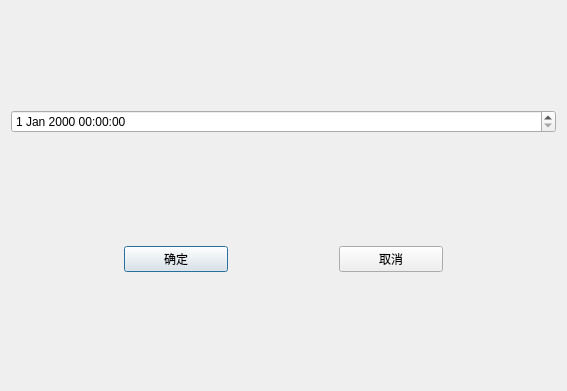
<?xml version="1.0" encoding="UTF-8"?>
<ui version="4.0">
 <class>timeEdie</class>
 <widget class="QDialog" name="timeEdie">
  <property name="geometry">
   <rect>
    <x>0</x>
    <y>0</y>
    <width>567</width>
    <height>391</height>
   </rect>
  </property>
  <property name="windowTitle">
   <string>更改时间</string>
  </property>
  <layout class="QVBoxLayout" name="verticalLayout">
   <item>
    <spacer name="verticalSpacer_2">
     <property name="orientation">
      <enum>Qt::Vertical</enum>
     </property>
     <property name="sizeHint" stdset="0">
      <size>
       <width>20</width>
       <height>40</height>
      </size>
     </property>
    </spacer>
   </item>
   <item>
    <widget class="QDateTimeEdit" name="dateTimeEdit"/>
   </item>
   <item>
    <spacer name="verticalSpacer">
     <property name="orientation">
      <enum>Qt::Vertical</enum>
     </property>
     <property name="sizeHint" stdset="0">
      <size>
       <width>20</width>
       <height>40</height>
      </size>
     </property>
    </spacer>
   </item>
   <item>
    <widget class="QWidget" name="widget" native="true">
     <layout class="QHBoxLayout" name="horizontalLayout">
      <item>
       <spacer name="horizontalSpacer_2">
        <property name="orientation">
         <enum>Qt::Horizontal</enum>
        </property>
        <property name="sizeHint" stdset="0">
         <size>
          <width>40</width>
          <height>20</height>
         </size>
        </property>
       </spacer>
      </item>
      <item>
       <widget class="QPushButton" name="Done">
        <property name="sizePolicy">
         <sizepolicy hsizetype="Expanding" vsizetype="Preferred">
          <horstretch>0</horstretch>
          <verstretch>0</verstretch>
         </sizepolicy>
        </property>
        <property name="text">
         <string>确定</string>
        </property>
       </widget>
      </item>
      <item>
       <spacer name="horizontalSpacer">
        <property name="orientation">
         <enum>Qt::Horizontal</enum>
        </property>
        <property name="sizeHint" stdset="0">
         <size>
          <width>40</width>
          <height>20</height>
         </size>
        </property>
       </spacer>
      </item>
      <item>
       <widget class="QPushButton" name="Canc">
        <property name="sizePolicy">
         <sizepolicy hsizetype="Expanding" vsizetype="Preferred">
          <horstretch>0</horstretch>
          <verstretch>0</verstretch>
         </sizepolicy>
        </property>
        <property name="text">
         <string>取消</string>
        </property>
       </widget>
      </item>
      <item>
       <spacer name="horizontalSpacer_3">
        <property name="orientation">
         <enum>Qt::Horizontal</enum>
        </property>
        <property name="sizeHint" stdset="0">
         <size>
          <width>40</width>
          <height>20</height>
         </size>
        </property>
       </spacer>
      </item>
     </layout>
    </widget>
   </item>
   <item>
    <spacer name="verticalSpacer_3">
     <property name="orientation">
      <enum>Qt::Vertical</enum>
     </property>
     <property name="sizeHint" stdset="0">
      <size>
       <width>20</width>
       <height>40</height>
      </size>
     </property>
    </spacer>
   </item>
  </layout>
 </widget>
 <resources/>
 <connections/>
</ui>
